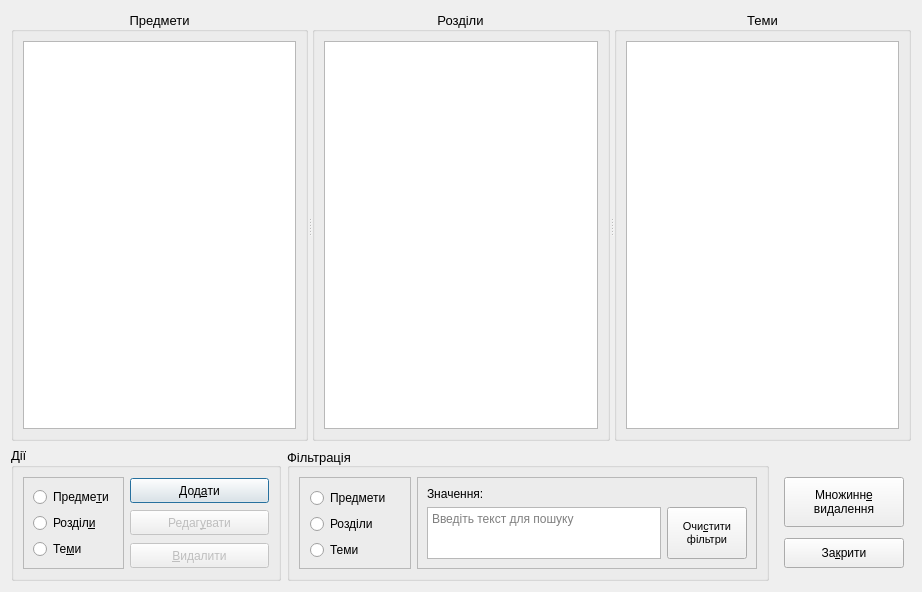
<?xml version="1.0" encoding="UTF-8"?>
<ui version="4.0">
 <class>HelpSubjects</class>
 <widget class="QDialog" name="HelpSubjects">
  <property name="geometry">
   <rect>
    <x>0</x>
    <y>0</y>
    <width>922</width>
    <height>592</height>
   </rect>
  </property>
  <property name="minimumSize">
   <size>
    <width>720</width>
    <height>0</height>
   </size>
  </property>
  <property name="maximumSize">
   <size>
    <width>10000</width>
    <height>10000</height>
   </size>
  </property>
  <property name="windowTitle">
   <string>Довідник по темам</string>
  </property>
  <layout class="QGridLayout" name="gridLayout_9">
   <item row="0" column="0" colspan="3">
    <widget class="QSplitter" name="splitter">
     <property name="orientation">
      <enum>Qt::Horizontal</enum>
     </property>
     <widget class="QGroupBox" name="groupBox">
      <property name="font">
       <font>
        <pointsize>10</pointsize>
       </font>
      </property>
      <property name="title">
       <string>Предмети</string>
      </property>
      <property name="alignment">
       <set>Qt::AlignCenter</set>
      </property>
      <layout class="QGridLayout" name="gridLayout">
       <item row="0" column="0">
        <widget class="QListWidget" name="subjectsList">
         <property name="font">
          <font>
           <pointsize>12</pointsize>
          </font>
         </property>
         <property name="cursor" stdset="0">
          <cursorShape>PointingHandCursor</cursorShape>
         </property>
         <property name="styleSheet">
          <string notr="true"/>
         </property>
         <property name="editTriggers">
          <set>QAbstractItemView::NoEditTriggers</set>
         </property>
         <property name="alternatingRowColors">
          <bool>true</bool>
         </property>
         <property name="wordWrap">
          <bool>true</bool>
         </property>
         <property name="selectionRectVisible">
          <bool>true</bool>
         </property>
        </widget>
       </item>
      </layout>
     </widget>
     <widget class="QGroupBox" name="groupBox_2">
      <property name="font">
       <font>
        <pointsize>10</pointsize>
       </font>
      </property>
      <property name="title">
       <string>Розділи</string>
      </property>
      <property name="alignment">
       <set>Qt::AlignCenter</set>
      </property>
      <layout class="QGridLayout" name="gridLayout_2">
       <item row="0" column="0">
        <widget class="QListWidget" name="sectionsList">
         <property name="font">
          <font>
           <pointsize>12</pointsize>
          </font>
         </property>
         <property name="cursor" stdset="0">
          <cursorShape>PointingHandCursor</cursorShape>
         </property>
         <property name="styleSheet">
          <string notr="true"/>
         </property>
         <property name="editTriggers">
          <set>QAbstractItemView::NoEditTriggers</set>
         </property>
         <property name="alternatingRowColors">
          <bool>true</bool>
         </property>
         <property name="wordWrap">
          <bool>true</bool>
         </property>
         <property name="selectionRectVisible">
          <bool>true</bool>
         </property>
        </widget>
       </item>
      </layout>
     </widget>
     <widget class="QGroupBox" name="groupBox_3">
      <property name="font">
       <font>
        <pointsize>10</pointsize>
       </font>
      </property>
      <property name="title">
       <string>Теми</string>
      </property>
      <property name="alignment">
       <set>Qt::AlignCenter</set>
      </property>
      <layout class="QGridLayout" name="gridLayout_3">
       <item row="0" column="0">
        <widget class="QListWidget" name="themesList">
         <property name="font">
          <font>
           <pointsize>12</pointsize>
          </font>
         </property>
         <property name="cursor" stdset="0">
          <cursorShape>PointingHandCursor</cursorShape>
         </property>
         <property name="styleSheet">
          <string notr="true"/>
         </property>
         <property name="editTriggers">
          <set>QAbstractItemView::NoEditTriggers</set>
         </property>
         <property name="alternatingRowColors">
          <bool>true</bool>
         </property>
         <property name="wordWrap">
          <bool>true</bool>
         </property>
         <property name="selectionRectVisible">
          <bool>true</bool>
         </property>
        </widget>
       </item>
      </layout>
     </widget>
    </widget>
   </item>
   <item row="1" column="0">
    <widget class="QGroupBox" name="groupBox_4">
     <property name="sizePolicy">
      <sizepolicy hsizetype="Fixed" vsizetype="Fixed">
       <horstretch>0</horstretch>
       <verstretch>0</verstretch>
      </sizepolicy>
     </property>
     <property name="minimumSize">
      <size>
       <width>270</width>
       <height>0</height>
      </size>
     </property>
     <property name="font">
      <font>
       <pointsize>10</pointsize>
      </font>
     </property>
     <property name="title">
      <string>Дії</string>
     </property>
     <layout class="QGridLayout" name="gridLayout_4">
      <property name="topMargin">
       <number>9</number>
      </property>
      <property name="bottomMargin">
       <number>9</number>
      </property>
      <item row="0" column="0" rowspan="3">
       <widget class="QFrame" name="frame">
        <property name="sizePolicy">
         <sizepolicy hsizetype="Fixed" vsizetype="Fixed">
          <horstretch>0</horstretch>
          <verstretch>0</verstretch>
         </sizepolicy>
        </property>
        <property name="minimumSize">
         <size>
          <width>0</width>
          <height>0</height>
         </size>
        </property>
        <property name="frameShape">
         <enum>QFrame::StyledPanel</enum>
        </property>
        <property name="frameShadow">
         <enum>QFrame::Plain</enum>
        </property>
        <property name="lineWidth">
         <number>25</number>
        </property>
        <layout class="QGridLayout" name="gridLayout_6">
         <item row="0" column="0">
          <widget class="QRadioButton" name="rbActionsSubjects">
           <property name="minimumSize">
            <size>
             <width>0</width>
             <height>20</height>
            </size>
           </property>
           <property name="font">
            <font>
             <pointsize>9</pointsize>
            </font>
           </property>
           <property name="text">
            <string>Предме&amp;ти</string>
           </property>
          </widget>
         </item>
         <item row="1" column="0">
          <widget class="QRadioButton" name="rbActionsSections">
           <property name="minimumSize">
            <size>
             <width>0</width>
             <height>20</height>
            </size>
           </property>
           <property name="font">
            <font>
             <pointsize>9</pointsize>
            </font>
           </property>
           <property name="text">
            <string>Розділ&amp;и</string>
           </property>
          </widget>
         </item>
         <item row="2" column="0">
          <widget class="QRadioButton" name="rbActionsThemes">
           <property name="minimumSize">
            <size>
             <width>0</width>
             <height>20</height>
            </size>
           </property>
           <property name="font">
            <font>
             <pointsize>9</pointsize>
            </font>
           </property>
           <property name="text">
            <string>Те&amp;ми</string>
           </property>
          </widget>
         </item>
        </layout>
       </widget>
      </item>
      <item row="0" column="1">
       <widget class="QPushButton" name="addButton">
        <property name="minimumSize">
         <size>
          <width>0</width>
          <height>25</height>
         </size>
        </property>
        <property name="font">
         <font>
          <pointsize>9</pointsize>
         </font>
        </property>
        <property name="text">
         <string>Дод&amp;ати</string>
        </property>
       </widget>
      </item>
      <item row="1" column="1">
       <widget class="QPushButton" name="editButton">
        <property name="enabled">
         <bool>false</bool>
        </property>
        <property name="minimumSize">
         <size>
          <width>0</width>
          <height>25</height>
         </size>
        </property>
        <property name="font">
         <font>
          <pointsize>9</pointsize>
         </font>
        </property>
        <property name="text">
         <string>Редаг&amp;увати</string>
        </property>
       </widget>
      </item>
      <item row="2" column="1">
       <widget class="QPushButton" name="deleteButton">
        <property name="enabled">
         <bool>false</bool>
        </property>
        <property name="minimumSize">
         <size>
          <width>0</width>
          <height>25</height>
         </size>
        </property>
        <property name="font">
         <font>
          <pointsize>9</pointsize>
         </font>
        </property>
        <property name="text">
         <string>&amp;Видалити</string>
        </property>
       </widget>
      </item>
     </layout>
    </widget>
   </item>
   <item row="1" column="1">
    <widget class="QGroupBox" name="groupBox_5">
     <property name="sizePolicy">
      <sizepolicy hsizetype="Expanding" vsizetype="Fixed">
       <horstretch>0</horstretch>
       <verstretch>0</verstretch>
      </sizepolicy>
     </property>
     <property name="minimumSize">
      <size>
       <width>0</width>
       <height>0</height>
      </size>
     </property>
     <property name="font">
      <font>
       <pointsize>10</pointsize>
      </font>
     </property>
     <property name="title">
      <string>Фільтрація</string>
     </property>
     <property name="alignment">
      <set>Qt::AlignBottom|Qt::AlignLeading|Qt::AlignLeft</set>
     </property>
     <property name="flat">
      <bool>false</bool>
     </property>
     <layout class="QGridLayout" name="gridLayout_8">
      <property name="topMargin">
       <number>9</number>
      </property>
      <property name="bottomMargin">
       <number>9</number>
      </property>
      <property name="horizontalSpacing">
       <number>6</number>
      </property>
      <property name="verticalSpacing">
       <number>7</number>
      </property>
      <item row="0" column="0">
       <widget class="QFrame" name="frame_3">
        <property name="sizePolicy">
         <sizepolicy hsizetype="Fixed" vsizetype="Fixed">
          <horstretch>0</horstretch>
          <verstretch>0</verstretch>
         </sizepolicy>
        </property>
        <property name="minimumSize">
         <size>
          <width>112</width>
          <height>92</height>
         </size>
        </property>
        <property name="frameShape">
         <enum>QFrame::StyledPanel</enum>
        </property>
        <property name="frameShadow">
         <enum>QFrame::Plain</enum>
        </property>
        <property name="lineWidth">
         <number>25</number>
        </property>
        <widget class="QRadioButton" name="rbFilterSubjects">
         <property name="geometry">
          <rect>
           <x>11</x>
           <y>11</y>
           <width>93</width>
           <height>20</height>
          </rect>
         </property>
         <property name="minimumSize">
          <size>
           <width>0</width>
           <height>20</height>
          </size>
         </property>
         <property name="font">
          <font>
           <pointsize>9</pointsize>
          </font>
         </property>
         <property name="text">
          <string>Предмети</string>
         </property>
        </widget>
        <widget class="QRadioButton" name="rbFilterSections">
         <property name="geometry">
          <rect>
           <x>11</x>
           <y>37</y>
           <width>75</width>
           <height>20</height>
          </rect>
         </property>
         <property name="minimumSize">
          <size>
           <width>0</width>
           <height>20</height>
          </size>
         </property>
         <property name="font">
          <font>
           <pointsize>9</pointsize>
          </font>
         </property>
         <property name="text">
          <string>Розділи</string>
         </property>
        </widget>
        <widget class="QRadioButton" name="rbFilterThemes">
         <property name="geometry">
          <rect>
           <x>11</x>
           <y>63</y>
           <width>57</width>
           <height>20</height>
          </rect>
         </property>
         <property name="minimumSize">
          <size>
           <width>0</width>
           <height>20</height>
          </size>
         </property>
         <property name="font">
          <font>
           <pointsize>9</pointsize>
          </font>
         </property>
         <property name="text">
          <string>Теми</string>
         </property>
        </widget>
       </widget>
      </item>
      <item row="0" column="1">
       <widget class="QFrame" name="frame_7">
        <property name="sizePolicy">
         <sizepolicy hsizetype="Preferred" vsizetype="Fixed">
          <horstretch>0</horstretch>
          <verstretch>0</verstretch>
         </sizepolicy>
        </property>
        <property name="maximumSize">
         <size>
          <width>15555</width>
          <height>92</height>
         </size>
        </property>
        <property name="frameShape">
         <enum>QFrame::StyledPanel</enum>
        </property>
        <property name="frameShadow">
         <enum>QFrame::Raised</enum>
        </property>
        <layout class="QGridLayout" name="gridLayout_5">
         <item row="1" column="0">
          <widget class="QTextEdit" name="textFilter">
           <property name="sizePolicy">
            <sizepolicy hsizetype="MinimumExpanding" vsizetype="Fixed">
             <horstretch>0</horstretch>
             <verstretch>0</verstretch>
            </sizepolicy>
           </property>
           <property name="maximumSize">
            <size>
             <width>16777215</width>
             <height>64</height>
            </size>
           </property>
           <property name="font">
            <font>
             <pointsize>9</pointsize>
            </font>
           </property>
           <property name="placeholderText">
            <string>Введіть текст для пошуку</string>
           </property>
          </widget>
         </item>
         <item row="0" column="0">
          <widget class="QLabel" name="label">
           <property name="sizePolicy">
            <sizepolicy hsizetype="Fixed" vsizetype="Fixed">
             <horstretch>0</horstretch>
             <verstretch>0</verstretch>
            </sizepolicy>
           </property>
           <property name="font">
            <font>
             <pointsize>9</pointsize>
            </font>
           </property>
           <property name="text">
            <string>Значення:</string>
           </property>
           <property name="textFormat">
            <enum>Qt::AutoText</enum>
           </property>
           <property name="alignment">
            <set>Qt::AlignLeading|Qt::AlignLeft|Qt::AlignVCenter</set>
           </property>
          </widget>
         </item>
         <item row="1" column="1">
          <widget class="QPushButton" name="clearFiltersButton">
           <property name="minimumSize">
            <size>
             <width>0</width>
             <height>52</height>
            </size>
           </property>
           <property name="font">
            <font>
             <pointsize>8</pointsize>
            </font>
           </property>
           <property name="text">
            <string>Очи&amp;стити
фільтри</string>
           </property>
          </widget>
         </item>
        </layout>
       </widget>
      </item>
     </layout>
    </widget>
   </item>
   <item row="1" column="2">
    <widget class="QFrame" name="frame_2">
     <property name="sizePolicy">
      <sizepolicy hsizetype="Fixed" vsizetype="Fixed">
       <horstretch>0</horstretch>
       <verstretch>0</verstretch>
      </sizepolicy>
     </property>
     <property name="maximumSize">
      <size>
       <width>16777215</width>
       <height>11111</height>
      </size>
     </property>
     <property name="inputMethodHints">
      <set>Qt::ImhNone</set>
     </property>
     <property name="frameShape">
      <enum>QFrame::NoFrame</enum>
     </property>
     <property name="frameShadow">
      <enum>QFrame::Raised</enum>
     </property>
     <layout class="QGridLayout" name="gridLayout_7">
      <property name="topMargin">
       <number>19</number>
      </property>
      <property name="rightMargin">
       <number>7</number>
      </property>
      <property name="bottomMargin">
       <number>0</number>
      </property>
      <property name="verticalSpacing">
       <number>0</number>
      </property>
      <item row="0" column="0">
       <widget class="QPushButton" name="multiDeleteButton">
        <property name="sizePolicy">
         <sizepolicy hsizetype="Minimum" vsizetype="Fixed">
          <horstretch>0</horstretch>
          <verstretch>0</verstretch>
         </sizepolicy>
        </property>
        <property name="minimumSize">
         <size>
          <width>120</width>
          <height>50</height>
         </size>
        </property>
        <property name="font">
         <font>
          <pointsize>9</pointsize>
         </font>
        </property>
        <property name="styleSheet">
         <string notr="true"/>
        </property>
        <property name="text">
         <string>Множинн&amp;е  
видалення</string>
        </property>
       </widget>
      </item>
      <item row="1" column="0">
       <widget class="QPushButton" name="closeButton">
        <property name="minimumSize">
         <size>
          <width>120</width>
          <height>30</height>
         </size>
        </property>
        <property name="font">
         <font>
          <pointsize>9</pointsize>
         </font>
        </property>
        <property name="text">
         <string>За&amp;крити</string>
        </property>
       </widget>
      </item>
     </layout>
    </widget>
   </item>
  </layout>
 </widget>
 <resources/>
 <connections>
  <connection>
   <sender>themesList</sender>
   <signal>clicked(QModelIndex)</signal>
   <receiver>rbActionsThemes</receiver>
   <slot>click()</slot>
   <hints>
    <hint type="sourcelabel">
     <x>789</x>
     <y>236</y>
    </hint>
    <hint type="destinationlabel">
     <x>65</x>
     <y>581</y>
    </hint>
   </hints>
  </connection>
  <connection>
   <sender>subjectsList</sender>
   <signal>clicked(QModelIndex)</signal>
   <receiver>rbActionsSubjects</receiver>
   <slot>click()</slot>
   <hints>
    <hint type="sourcelabel">
     <x>153</x>
     <y>263</y>
    </hint>
    <hint type="destinationlabel">
     <x>65</x>
     <y>524</y>
    </hint>
   </hints>
  </connection>
  <connection>
   <sender>sectionsList</sender>
   <signal>clicked(QModelIndex)</signal>
   <receiver>rbActionsSections</receiver>
   <slot>click()</slot>
   <hints>
    <hint type="sourcelabel">
     <x>452</x>
     <y>289</y>
    </hint>
    <hint type="destinationlabel">
     <x>77</x>
     <y>556</y>
    </hint>
   </hints>
  </connection>
  <connection>
   <sender>sectionsList</sender>
   <signal>doubleClicked(QModelIndex)</signal>
   <receiver>editButton</receiver>
   <slot>click()</slot>
   <hints>
    <hint type="sourcelabel">
     <x>456</x>
     <y>251</y>
    </hint>
    <hint type="destinationlabel">
     <x>208</x>
     <y>555</y>
    </hint>
   </hints>
  </connection>
  <connection>
   <sender>subjectsList</sender>
   <signal>doubleClicked(QModelIndex)</signal>
   <receiver>editButton</receiver>
   <slot>click()</slot>
   <hints>
    <hint type="sourcelabel">
     <x>194</x>
     <y>237</y>
    </hint>
    <hint type="destinationlabel">
     <x>234</x>
     <y>550</y>
    </hint>
   </hints>
  </connection>
 </connections>
</ui>
